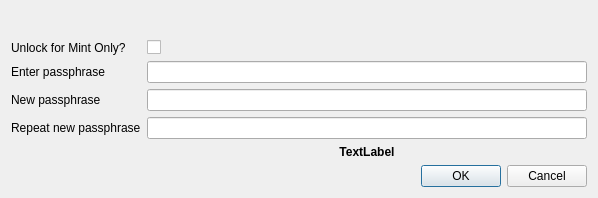
<?xml version="1.0" encoding="UTF-8"?>
<ui version="4.0">
 <class>AskPassphraseDialog</class>
 <widget class="QDialog" name="AskPassphraseDialog">
  <property name="geometry">
   <rect>
    <x>0</x>
    <y>0</y>
    <width>598</width>
    <height>198</height>
   </rect>
  </property>
  <property name="sizePolicy">
   <sizepolicy hsizetype="Preferred" vsizetype="Minimum">
    <horstretch>0</horstretch>
    <verstretch>0</verstretch>
   </sizepolicy>
  </property>
  <property name="minimumSize">
   <size>
    <width>550</width>
    <height>0</height>
   </size>
  </property>
  <property name="windowTitle">
   <string>Dialog</string>
  </property>
  <layout class="QVBoxLayout" name="verticalLayout">
   <item>
    <widget class="QLabel" name="warningLabel">
     <property name="textFormat">
      <enum>Qt::RichText</enum>
     </property>
     <property name="wordWrap">
      <bool>true</bool>
     </property>
    </widget>
   </item>
   <item>
    <layout class="QFormLayout" name="formLayout">
     <property name="fieldGrowthPolicy">
      <enum>QFormLayout::AllNonFixedFieldsGrow</enum>
     </property>
	  <item row="1" column="0">
      <widget class="QLabel" name="mintOnlyLabel">
       <property name="text">
        <string>Unlock for Mint Only?</string>
       </property>
      </widget>
     </item>
     <item row="1" column="1">
      <widget class="QCheckBox" name="mintOnly">
      </widget>
     </item>
     <item row="2" column="0">
      <widget class="QLabel" name="passLabel1">
       <property name="text">
        <string>Enter passphrase</string>
       </property>
      </widget>
     </item>
     <item row="2" column="1">
      <widget class="QLineEdit" name="passEdit1">
       <property name="echoMode">
        <enum>QLineEdit::Password</enum>
       </property>
      </widget>
     </item>
     <item row="3" column="0">
      <widget class="QLabel" name="passLabel2">
       <property name="text">
        <string>New passphrase</string>
       </property>
      </widget>
     </item>
     <item row="3" column="1">
      <widget class="QLineEdit" name="passEdit2">
       <property name="echoMode">
        <enum>QLineEdit::Password</enum>
       </property>
      </widget>
     </item>
     <item row="4" column="0">
      <widget class="QLabel" name="passLabel3">
       <property name="text">
        <string>Repeat new passphrase</string>
       </property>
      </widget>
     </item>
     <item row="4" column="1">
      <widget class="QLineEdit" name="passEdit3">
       <property name="echoMode">
        <enum>QLineEdit::Password</enum>
       </property>
      </widget>
     </item>
     <item row="5" column="1">
      <widget class="QLabel" name="capsLabel">
       <property name="styleSheet">
        <string notr="true">#capsLabel {
	font: bold;
}</string>
       </property>
       <property name="text">
        <string>TextLabel</string>
       </property>
       <property name="alignment">
        <set>Qt::AlignCenter</set>
       </property>
      </widget>
     </item>
    </layout>
   </item>
   <item>
    <widget class="QDialogButtonBox" name="buttonBox">
     <property name="orientation">
      <enum>Qt::Horizontal</enum>
     </property>
     <property name="standardButtons">
      <set>QDialogButtonBox::Cancel|QDialogButtonBox::Ok</set>
     </property>
    </widget>
   </item>
  </layout>
 </widget>
 <resources/>
 <connections>
  <connection>
   <sender>buttonBox</sender>
   <signal>accepted()</signal>
   <receiver>AskPassphraseDialog</receiver>
   <slot>accept()</slot>
   <hints>
    <hint type="sourcelabel">
     <x>248</x>
     <y>254</y>
    </hint>
    <hint type="destinationlabel">
     <x>157</x>
     <y>274</y>
    </hint>
   </hints>
  </connection>
  <connection>
   <sender>buttonBox</sender>
   <signal>rejected()</signal>
   <receiver>AskPassphraseDialog</receiver>
   <slot>reject()</slot>
   <hints>
    <hint type="sourcelabel">
     <x>316</x>
     <y>260</y>
    </hint>
    <hint type="destinationlabel">
     <x>286</x>
     <y>274</y>
    </hint>
   </hints>
  </connection>
 </connections>
</ui>
